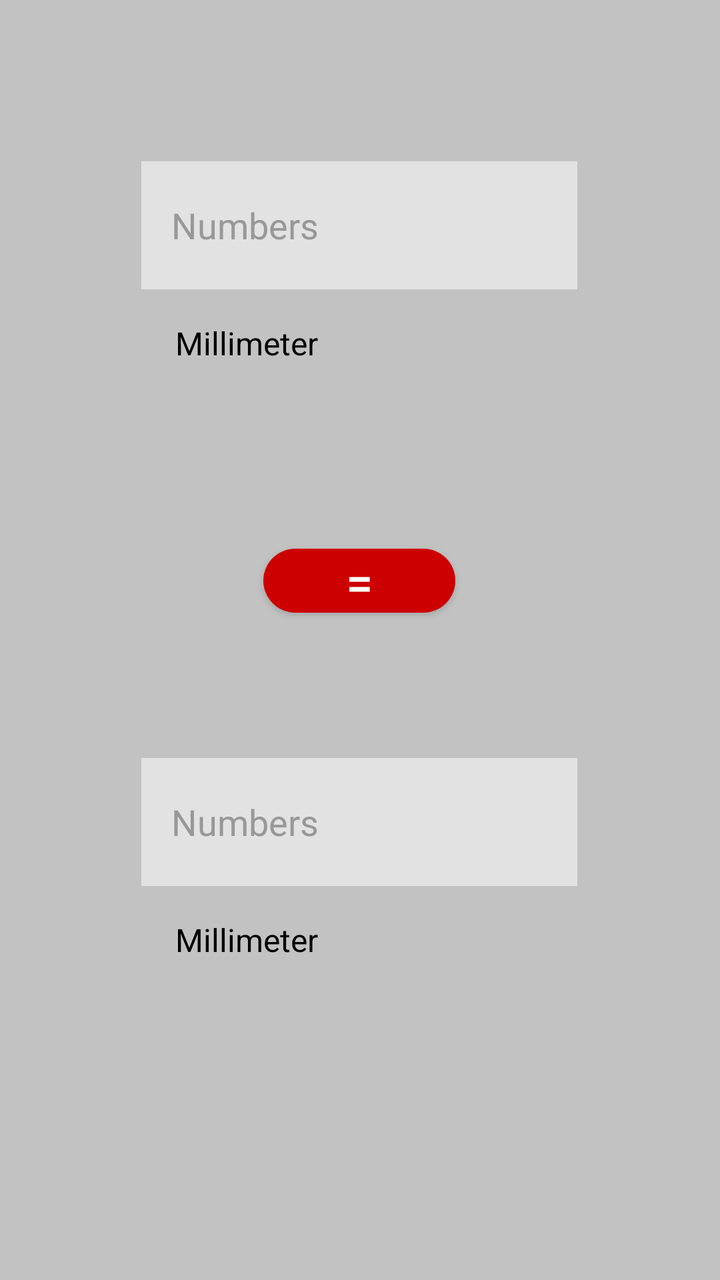
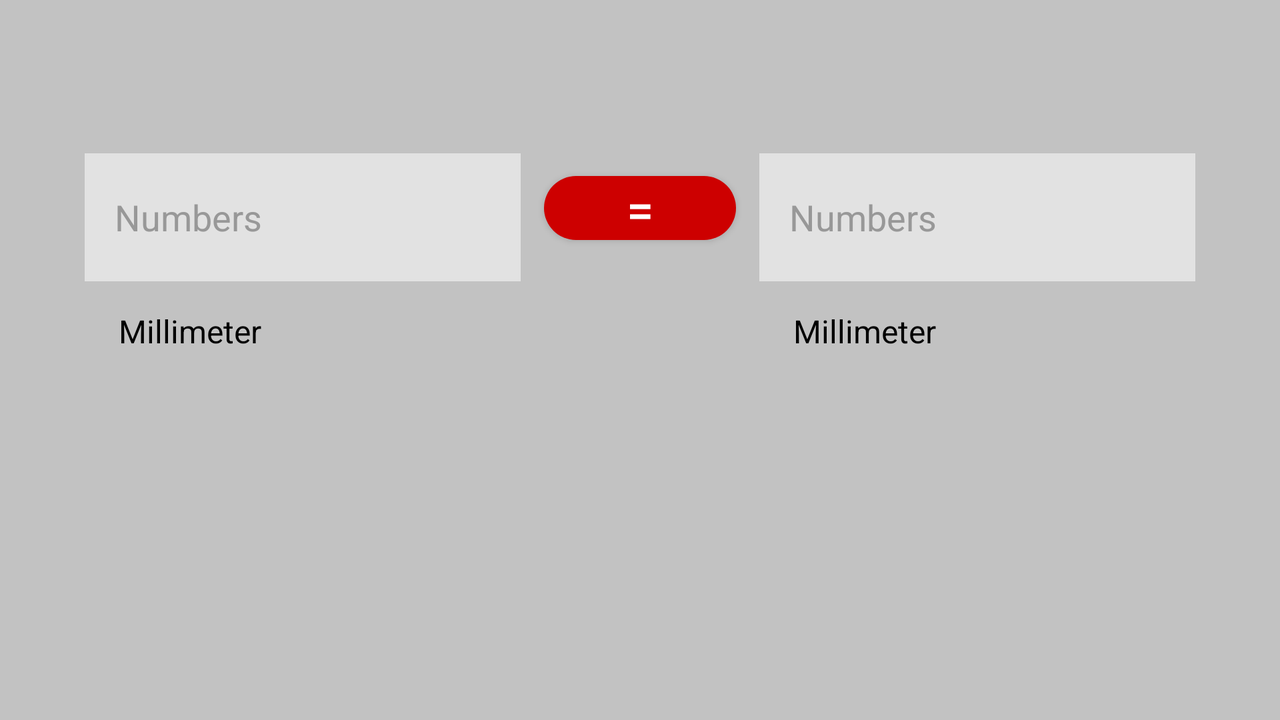

The same Android screen from two of the app's own layout files: first res/layout/ as a phone draws it, then the repository's variant for another configuration, drawn on a device whose configuration selects that folder. Both files follow.
<!-- AndroidManifest.xml: application theme Theme.Calculator -->
<!-- res/layout/fragment_quantities.xml -->
<?xml version="1.0" encoding="utf-8"?>
<FrameLayout xmlns:android="http://schemas.android.com/apk/res/android"
    xmlns:app="http://schemas.android.com/apk/res-auto"
    xmlns:tools="http://schemas.android.com/tools"
    android:layout_width="match_parent"
    android:layout_height="match_parent"
    tools:context=".Quantities">


    <androidx.constraintlayout.widget.ConstraintLayout
        android:layout_width="match_parent"
        android:layout_height="match_parent"
        android:background="@color/background_quantities"
        android:layout_gravity="center">


        <EditText
            android:id="@+id/editTextFirstQuantity"
            android:layout_width="218dp"
            android:layout_height="64dp"
            android:autofillHints="no"
            android:background="@color/background_quantities_plaintext"
            android:ems="10"
            android:hint="@string/hint_quantities"
            android:inputType="number|numberDecimal"
            android:paddingStart="15dp"
            android:focusable="true"
            android:focusableInTouchMode="true"
            android:clickable="true"
            android:textColor="@color/text_color_edittext"
            android:textColorHint="@color/text_color_hint"
            app:layout_constraintBottom_toBottomOf="parent"
            app:layout_constraintEnd_toEndOf="parent"
            app:layout_constraintHorizontal_bias="0.497"
            app:layout_constraintStart_toStartOf="parent"
            app:layout_constraintTop_toTopOf="parent"
            app:layout_constraintVertical_bias="0.14" />

        <Spinner
            android:id="@+id/firstSpinner"
            android:layout_width="0dp"
            android:layout_height="wrap_content"
            android:layout_marginTop="16dp"
            android:background="@drawable/spinner_background"
            android:entries="@array/length"
            android:paddingStart="9dp"
            android:spinnerMode="dropdown"
            android:theme="@style/SpinnerTheme"
            android:tint="@color/text_color_hint"
            app:layout_constraintEnd_toEndOf="@+id/editTextFirstQuantity"
            app:layout_constraintStart_toStartOf="@+id/editTextFirstQuantity"
            app:layout_constraintTop_toBottomOf="@+id/editTextFirstQuantity"
            tools:ignore="TouchTargetSizeCheck" />

        <Button
            android:id="@+id/bEqual_Quantities"
            android:layout_width="96dp"
            android:layout_height="32dp"
            android:layout_marginTop="92dp"
            android:background="@drawable/rounded_button_equality"
            android:backgroundTint="@color/red_equality_button"
            android:text="="
            android:textAlignment="center"
            android:textColor="@color/white"
            android:textSize="@dimen/button_size_equality_quantities"
            app:layout_constraintEnd_toEndOf="@+id/firstSpinner"
            app:layout_constraintStart_toStartOf="@+id/firstSpinner"
            app:layout_constraintTop_toBottomOf="@+id/firstSpinner"
            tools:ignore="TouchTargetSizeCheck" />

        <EditText
            android:id="@+id/editTextSecondQuantity"
            android:layout_width="218dp"
            android:layout_height="64dp"
            android:autofillHints="no"
            android:background="@color/background_quantities_plaintext"
            android:ems="10"
            android:hint="@string/hint_quantities"
            android:inputType="number|numberDecimal"
            android:paddingStart="15dp"
            android:focusable="true"
            android:focusableInTouchMode="true"
            android:clickable="true"
            android:textColor="@color/text_color_edittext"
            android:textColorHint="@color/text_color_hint"
            app:layout_constraintBottom_toBottomOf="parent"
            app:layout_constraintEnd_toEndOf="@+id/editTextFirstQuantity"
            app:layout_constraintHorizontal_bias="0.497"
            app:layout_constraintStart_toStartOf="@+id/editTextFirstQuantity"
            app:layout_constraintTop_toBottomOf="@+id/bEqual_Quantities"
            app:layout_constraintVertical_bias="0.27" />

        <Spinner
            android:id="@+id/secondSpinner"
            android:layout_width="0dp"
            android:layout_height="wrap_content"
            android:layout_marginTop="16dp"
            android:background="@drawable/spinner_background"
            android:entries="@array/length"
            android:paddingStart="9dp"
            android:spinnerMode="dropdown"
            android:theme="@style/SpinnerTheme"
            app:layout_constraintEnd_toEndOf="@+id/editTextSecondQuantity"
            app:layout_constraintStart_toStartOf="@+id/editTextSecondQuantity"
            app:layout_constraintTop_toBottomOf="@+id/editTextSecondQuantity"
            tools:ignore="TouchTargetSizeCheck" />

    </androidx.constraintlayout.widget.ConstraintLayout>
</FrameLayout>
<!-- resources referenced by this layout -->
<resources>
  <string-array name="length">
          <item>Millimeter</item>
          <item>Centimeter</item>
          <item>Decimeter</item>
          <item>Meter</item>
          <item>Kilometer</item>
          <item>Inch</item>
          <item>Foot</item>
          <item>Yard</item>
          <item>Miles</item>
      </string-array>
  <color name="background_quantities">#C2C2C2</color>
  <color name="background_quantities_plaintext">#E2E2E2</color>
  <color name="red_equality_button">#CD0000</color>
  <color name="text_color_edittext">#000000</color>
  <color name="text_color_hint">#989898</color>
  <color name="white">#FFFFFFFF</color>
  <dimen name="button_size_equality_quantities">24sp</dimen>
  <!-- drawable rounded_button_equality (drawable) -->
  <?xml version="1.0" encoding="utf-8"?>
  <selector xmlns:android="http://schemas.android.com/apk/res/android">
      <item android:state_pressed="false">
          <shape android:shape="rectangle">
              <solid android:color="@color/red_equality_button"/>
              <corners android:radius="90dp"/>
          </shape>
      </item>
      <item>
          <shape android:shape="rectangle">
              <solid android:color="@color/red_equality_button_pressed"/>
              <corners android:radius="90dp"/>
          </shape>
      </item>
  </selector>
  <!-- drawable spinner_background (drawable) -->
  <?xml version="1.0" encoding="utf-8"?>
  <selector xmlns:android="http://schemas.android.com/apk/res/android">
      <item>
          <layer-list>
              <item>
                  <color android:color="@color/background_quantities_spinner"/>
              </item>
  
              <item
                  android:gravity="center_vertical|right"
                  android:drawable="@drawable/ic_arrow_drop_down">
  
              </item>
  
          </layer-list>
      </item>
  </selector>
  <string name="hint_quantities">Numbers</string>
  <style name="SpinnerTheme" parent="Theme.AppCompat">
          <item name="android:textColor">@color/text_color_spinner</item>
      </style>
  <style name="Theme.Calculator" parent="Theme.AppCompat.DayNight.NoActionBar">
          
          <item name="colorPrimary">@color/purple_500</item>
          <item name="colorPrimaryVariant">@color/purple_700</item>
          <item name="colorOnPrimary">@color/white</item>
          
          <item name="colorSecondary">@color/teal_200</item>
          <item name="colorSecondaryVariant">@color/teal_700</item>
          <item name="colorOnSecondary">@color/black</item>
          
          <item name="android:statusBarColor">?attr/colorPrimaryVariant</item>
          
          <item name="windowActionBar">false</item>
          <item name="windowNoTitle">true</item>
          <item name="android:windowFullscreen">true</item>
          <item name="android:windowAnimationStyle">@style/WindowAnimationTransition</item>
      </style>
  <color name="red_equality_button_pressed">#DE0000</color>
  <color name="background_quantities_spinner">#878787</color>
  <!-- drawable ic_arrow_drop_down (drawable-night) -->
  <vector android:height="30dp" android:tint="#B55700"
      android:viewportHeight="24" android:viewportWidth="24"
      android:width="30dp" xmlns:android="http://schemas.android.com/apk/res/android">
      <path android:fillColor="@android:color/white" android:pathData="M7,10l5,5 5,-5z"/>
  </vector>
  <color name="text_color_spinner">#000000</color>
  <color name="purple_500">#FF6200EE</color>
  <color name="purple_700">#FF3700B3</color>
  <color name="teal_200">#FF03DAC5</color>
  <color name="teal_700">#FF018786</color>
  <color name="black">#FF000000</color>
  <style name="WindowAnimationTransition">
          <item name="android:windowEnterAnimation">@android:anim/fade_in</item>
          <item name="android:windowExitAnimation">@android:anim/fade_out</item>
      </style>
</resources>
<!-- res/layout-land/fragment_quantities.xml (the repository's variant of the layout above) -->
<!-- drawn on the phone turned sideways -->
<?xml version="1.0" encoding="utf-8"?>
<FrameLayout xmlns:android="http://schemas.android.com/apk/res/android"
    xmlns:app="http://schemas.android.com/apk/res-auto"
    xmlns:tools="http://schemas.android.com/tools"
    android:layout_width="match_parent"
    android:layout_height="match_parent"
    tools:context=".Quantities">


    <androidx.constraintlayout.widget.ConstraintLayout
        android:layout_width="match_parent"
        android:layout_height="match_parent"
        android:layout_gravity="center"
        android:background="@color/background_quantities">


        <EditText
            android:id="@+id/editTextFirstQuantity"
            android:layout_width="218dp"
            android:layout_height="64dp"
            android:autofillHints="no"
            android:background="@color/background_quantities_plaintext"
            android:ems="10"
            android:hint="@string/hint_quantities"
            android:inputType="number|numberDecimal"
            android:paddingStart="15dp"
            android:textColor="@color/text_color_edittext"
            android:textColorHint="@color/text_color_hint"
            app:layout_constraintBottom_toBottomOf="parent"
            app:layout_constraintEnd_toEndOf="parent"
            app:layout_constraintHorizontal_bias="0.1"
            app:layout_constraintStart_toStartOf="parent"
            app:layout_constraintTop_toTopOf="parent"
            app:layout_constraintVertical_bias="0.259" />

        <Spinner
            android:id="@+id/firstSpinner"
            android:layout_width="0dp"
            android:layout_height="wrap_content"
            android:layout_marginTop="14dp"
            android:background="@drawable/spinner_background"
            android:entries="@array/length"
            android:paddingStart="9dp"
            android:popupBackground="@null"
            android:theme="@style/SpinnerTheme"
            app:layout_constraintEnd_toEndOf="@+id/editTextFirstQuantity"
            app:layout_constraintHorizontal_bias="0.0"
            app:layout_constraintStart_toStartOf="@+id/editTextFirstQuantity"
            app:layout_constraintTop_toBottomOf="@+id/editTextFirstQuantity"
            tools:ignore="TouchTargetSizeCheck" />

        <Button
            android:id="@+id/bEqual_Quantities"
            android:layout_width="96dp"
            android:layout_height="32dp"
            android:layout_marginTop="88dp"
            android:background="@drawable/rounded_button_equality"
            android:text="="
            android:textAlignment="center"
            android:textColor="@color/white"
            android:textSize="@dimen/button_size_equality_quantities"
            app:layout_constraintEnd_toStartOf="@+id/editTextSecondQuantity"
            app:layout_constraintHorizontal_bias="0.493"
            app:layout_constraintStart_toEndOf="@+id/editTextFirstQuantity"
            app:layout_constraintTop_toTopOf="parent"
            tools:ignore="TouchTargetSizeCheck" />

        <EditText
            android:id="@+id/editTextSecondQuantity"
            android:layout_width="218dp"
            android:layout_height="64dp"
            android:autofillHints="no"
            android:background="@color/background_quantities_plaintext"
            android:ems="10"
            android:hint="@string/hint_quantities"
            android:inputType="number|numberDecimal"
            android:paddingStart="15dp"
            android:textColor="@color/text_color_edittext"
            android:textColorHint="@color/text_color_hint"
            app:layout_constraintBottom_toBottomOf="parent"
            app:layout_constraintEnd_toEndOf="parent"
            app:layout_constraintHorizontal_bias="0.9"
            app:layout_constraintStart_toStartOf="parent"
            app:layout_constraintTop_toTopOf="parent"
            app:layout_constraintVertical_bias="0.259" />

        <Spinner
            android:id="@+id/secondSpinner"
            android:layout_width="0dp"
            android:layout_height="wrap_content"
            android:layout_marginTop="14dp"
            android:background="@drawable/spinner_background"
            android:entries="@array/length"
            android:paddingStart="9dp"
            android:popupBackground="@null"
            android:theme="@style/SpinnerTheme"
            app:layout_constraintEnd_toEndOf="@+id/editTextSecondQuantity"
            app:layout_constraintStart_toStartOf="@+id/editTextSecondQuantity"
            app:layout_constraintTop_toBottomOf="@+id/editTextSecondQuantity"
            tools:ignore="TouchTargetSizeCheck" />

    </androidx.constraintlayout.widget.ConstraintLayout>
</FrameLayout>
<!-- resources referenced by the variant -->
<!-- as the phone turned sideways resolves them -->
<resources>
  <string-array name="length">
          <item>Millimeter</item>
          <item>Centimeter</item>
          <item>Decimeter</item>
          <item>Meter</item>
          <item>Kilometer</item>
          <item>Inch</item>
          <item>Foot</item>
          <item>Yard</item>
          <item>Miles</item>
      </string-array>
  <color name="background_quantities">#C2C2C2</color>
  <color name="background_quantities_plaintext">#E2E2E2</color>
  <color name="text_color_edittext">#000000</color>
  <color name="text_color_hint">#989898</color>
  <color name="white">#FFFFFFFF</color>
  <dimen name="button_size_equality_quantities">24sp</dimen>
  <!-- drawable rounded_button_equality (drawable) -->
  <?xml version="1.0" encoding="utf-8"?>
  <selector xmlns:android="http://schemas.android.com/apk/res/android">
      <item android:state_pressed="false">
          <shape android:shape="rectangle">
              <solid android:color="@color/red_equality_button"/>
              <corners android:radius="90dp"/>
          </shape>
      </item>
      <item>
          <shape android:shape="rectangle">
              <solid android:color="@color/red_equality_button_pressed"/>
              <corners android:radius="90dp"/>
          </shape>
      </item>
  </selector>
  <!-- drawable spinner_background (drawable) -->
  <?xml version="1.0" encoding="utf-8"?>
  <selector xmlns:android="http://schemas.android.com/apk/res/android">
      <item>
          <layer-list>
              <item>
                  <color android:color="@color/background_quantities_spinner"/>
              </item>
  
              <item
                  android:gravity="center_vertical|right"
                  android:drawable="@drawable/ic_arrow_drop_down">
  
              </item>
  
          </layer-list>
      </item>
  </selector>
  <string name="hint_quantities">Numbers</string>
  <style name="SpinnerTheme" parent="Theme.AppCompat">
          <item name="android:textColor">@color/text_color_spinner</item>
      </style>
  <style name="Theme.Calculator" parent="Theme.AppCompat.DayNight.NoActionBar">
          
          <item name="colorPrimary">@color/purple_500</item>
          <item name="colorPrimaryVariant">@color/purple_700</item>
          <item name="colorOnPrimary">@color/white</item>
          
          <item name="colorSecondary">@color/teal_200</item>
          <item name="colorSecondaryVariant">@color/teal_700</item>
          <item name="colorOnSecondary">@color/black</item>
          
          <item name="android:statusBarColor">?attr/colorPrimaryVariant</item>
          
          <item name="windowActionBar">false</item>
          <item name="windowNoTitle">true</item>
          <item name="android:windowFullscreen">true</item>
          <item name="android:windowAnimationStyle">@style/WindowAnimationTransition</item>
      </style>
  <color name="red_equality_button">#CD0000</color>
  <color name="red_equality_button_pressed">#DE0000</color>
  <color name="background_quantities_spinner">#878787</color>
  <!-- drawable ic_arrow_drop_down (drawable-night) -->
  <vector android:height="30dp" android:tint="#B55700"
      android:viewportHeight="24" android:viewportWidth="24"
      android:width="30dp" xmlns:android="http://schemas.android.com/apk/res/android">
      <path android:fillColor="@android:color/white" android:pathData="M7,10l5,5 5,-5z"/>
  </vector>
  <color name="text_color_spinner">#000000</color>
  <color name="purple_500">#FF6200EE</color>
  <color name="purple_700">#FF3700B3</color>
  <color name="teal_200">#FF03DAC5</color>
  <color name="teal_700">#FF018786</color>
  <color name="black">#FF000000</color>
  <style name="WindowAnimationTransition">
          <item name="android:windowEnterAnimation">@android:anim/fade_in</item>
          <item name="android:windowExitAnimation">@android:anim/fade_out</item>
      </style>
</resources>
